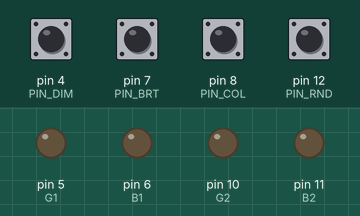
Simulated run of this sketch. Board: Arduino Uno, built with avr-gcc and run on an emulated ATmega328P. Parts: output pins drawn as LEDs (lit = HIGH). The inputs (shaded band) are chosen by the test bench; at power-on: pin 4 (PIN_DIM), pin 7 (PIN_BRT), pin 8 (PIN_COL), pin 12 (PIN_RND) HIGH. Random numbers use the default seed unless the sketch sets one; pins used as bus, display or sensor lines are not drawn.

Above: at 1.3 s.
1.4 s: pin 7 (PIN_BRT) pulled LOW for 0.15 s
At 3.3 s:
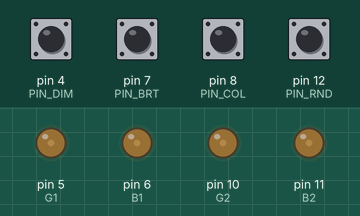
4.4 s: pin 12 (PIN_RND) pulled LOW for 0.15 s
At 6.62 s:
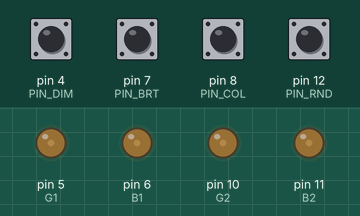
7.5 s: pin 7 (PIN_BRT) pulled LOW for 1 s
At 9.46 s:
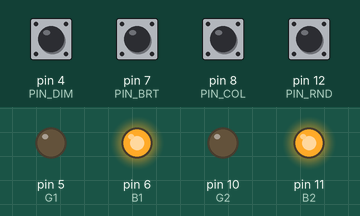
10.8 s: pin 4 (PIN_DIM) pulled LOW for 0.15 s
13.8 s: pin 4 (PIN_DIM) pulled LOW for 1 s
16.3 s: pin 7 (PIN_BRT) pulsed LOW 5 times (0.12 s each, 0.3 s apart)
At 23.0 s:
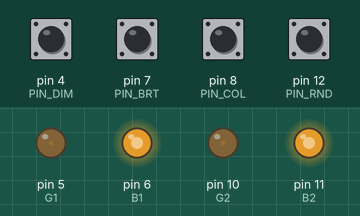
Timing chart, 0 to 28.1 s (numbered marks = the images above; inputs shaded):
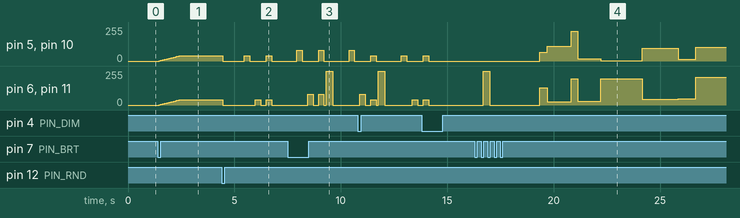

Measured:
- after the input at 1.4 s, pin 5 (G1), pin 6 (B1), pin 10 (G2), pin 11 (B2): moves from 0/255 to 40/255 over 0.97 s, starting after 0.08 s
- after the input at 4.4 s, pin 5 (G1), pin 10 (G2): goes 0/255 1.0 s, 40/255 0.26 s, 0/255 0.77 s, 40/255 0.26 s, then 0/255, starting after 0.05 s; pin 6 (B1), pin 11 (B2): goes 0/255 1.5 s, 40/255 0.26 s, 0/255 0.26 s, 40/255 0.26 s, then 0/255, starting after 0.05 s
- after the input at 16.3 s, pin 5 (G1), pin 10 (G2): 0/255 → 67/255 after 3.0 s, → 112/255 0.36 s later, → 222/255 1.1 s later, → 17/255 0.31 s later, … (8 changes in this stretch); pin 6 (B1), pin 11 (B2): 0/255 → 255/255 after 0.38 s, → 0/255 0.31 s later, → 130/255 2.4 s later, → 24/255 0.36 s later, … (10 changes in this stretch)

The sketch:

HXG_12_Firmware_v1.ino
```cpp
// (licence header left out)
#include <Bounce2.h>

// pin definitions
#define R1 3
#define G1 5
#define B1 6
#define R2 9
#define G2 10
#define B2 11
#define PIN_BRT 7
#define PIN_DIM 4
#define PIN_COL 8
#define PIN_RND 12

// colour definitions
#define WHITE 0
#define RED 1
#define GREEN 2
#define BLUE 3

// control timings
#define LERP_PERIOD 1000.0
#define TIME_PERIOD 50

// Random data format Indexes
#define LOW_BRIGHT_STEPS 9
#define DURATION 0

// set up four button debouncers
Bounce brighter = Bounce();
Bounce dimmer = Bounce();
Bounce colour = Bounce();
Bounce randomise = Bounce();

// flag to make sure buttons are released before they are pressed again
bool bright_released = true;
bool dimmer_released = true;
bool colour_released = true;
bool randomise_released = true;

// store the brightness
int last_brightness = 150;
int brightness = 0;
int brightness_delta = 40;

// store the current colour
char display_colour = WHITE;

// set up flags and counters for controlling the normal show
bool random_mode = false;
bool brightness_changed = false;
bool lerping = false;
long lerp_start_time = 0;
long last_millis = 0;

// set up variables for controlling the random show
const int brightness_threshold = 150;
char random_index = -1;
bool low_bright = brightness <= brightness_threshold;
int last_r;
int last_g;
int last_b;
int prev_r;
int prev_g;
int prev_b;
int target_r;
int target_g;
int target_b;
int target_duration;

void setup() {
    // set pin modes
    pinMode(R1, OUTPUT);
    pinMode(G1, OUTPUT);
    pinMode(B1, OUTPUT);
    pinMode(R2, OUTPUT);
    pinMode(G2, OUTPUT);
    pinMode(B2, OUTPUT);
    pinMode(PIN_BRT, INPUT);
    pinMode(PIN_DIM, INPUT);
    pinMode(PIN_COL, INPUT);
    pinMode(PIN_RND, INPUT);

    // activate internal pull up resistors
    digitalWrite(PIN_BRT, HIGH);
    digitalWrite(PIN_DIM, HIGH);
    digitalWrite(PIN_COL, HIGH);
    digitalWrite(PIN_RND, HIGH);

    // set up the debouncers
    brighter.attach(PIN_BRT);
    brighter.interval(5);
    dimmer.attach(PIN_DIM);
    dimmer.interval(5);
    colour.attach(PIN_COL);
    colour.interval(5);
    randomise.attach(PIN_RND);
    randomise.interval(5);

    // initialise the random number generator
    randomSeed(analogRead(0));

    // wait a bit, then store the current time
    delay(100);
    last_millis = millis();

    Serial.begin(57600);
}

void loop() {
    // update the button debounce state
    brighter.update();
    dimmer.update();
    colour.update();
    randomise.update();

    // check our brightness
    if (brighter.read() == LOW) {
        //Serial.print("BR ");
        if (!lerping && bright_released) {
            brightness_changed = true;
            bright_released = false;
            last_brightness = brightness;
            brightness = constrain(brightness + brightness_delta, 0, 255);
        }
    } else {
        //Serial.print("   ");
        bright_released = true;

        if (dimmer.read() == LOW) {
            //Serial.print("DM ");
            if (!lerping && dimmer_released) {
                brightness_changed = true;
                dimmer_released = false;
                last_brightness = brightness;
                brightness = constrain(brightness - brightness_delta, 0, 255);
            }
        } else {
            //Serial.print("   ");
            dimmer_released = true;
        }
    }

    // see if we are changing the colour
    if (colour.read() == LOW) {
        //Serial.print("CL ");
        if (colour_released) {
            colour_released = false;
            display_colour++;
            if (display_colour > BLUE) {
                display_colour = WHITE;
            }
        }
    } else {
        //Serial.print("   ");
        colour_released = true;
    }

    // check if we need to toggle RANDO mode
    if (randomise.read() == LOW) {
        //Serial.print("RD ");
        if (randomise_released) {
            randomise_released = false;
            random_mode = !random_mode;

            if (random_mode) {
                low_bright = brightness <= brightness_threshold;
            }
            lerp_start_time = 0;
        }
    } else {
        //Serial.print("   ");
        randomise_released = true;
    }

    // if we have passed our delay period, update the LEDs
    if (millis() - TIME_PERIOD > last_millis) {
        if (random_mode) {
            random_mode_step();
        } else {
            normal_mode_step(brightness, display_colour);
        }

        last_millis = millis();
    }

    /*Serial.print(brightness);
    Serial.print(" ");
    Serial.print(last_r);
    Serial.print(" ");
    Serial.print(last_g);
    Serial.print(" ");
    Serial.print(last_b);
    Serial.print(" ");
    Serial.print(random_index);
    Serial.println(" ");*/
}
```

AdditionalLightShows.ino
```cpp
// (licence header left out)
// LIGHT SHOWS ARE STORED IN THE FOLLOWING 2D ARRAY FORMAT:
//  [ Lerp Duration (ms), R, G, B ]

/*
 * A pulsing, low brightness display for encouraging sleep
 */


unsigned char low_brightness[LOW_BRIGHT_STEPS][4] = {
    { 1000,   0,   0,   0},
    { 3000,   1,   0,   0},
    { 3000,   0,   0,   0},
    { 3000,   0,   1,   0},
    { 3000,   0,   0,   0},
    { 3000,   0,   0,   1},
    { 3000,   0,   0,   0},
    { 3000,   1,   1,   1},
    { 3000,   0,   0,   0},
};
```

LED_Control.ino
```cpp
// (licence header left out)
/*
 * LERP interpolates lineraly between two values in time. For instance it can
 * increase brightness from 0 to 255 over 1 second.
 *
 * ARGS:
 *  - progress:  a float 0.0 to 1.0 indicating how far through the LERP we are
 *  - initial: the initial LERP value
 *  - final: the final LERP value
 */
int lerp(float progress, int initial, int final) {
    if (progress >= 1.0) {
        return final;
    }

    return initial + (int)(progress * (final - initial));
}

/*
 * Updates the current LED state based on the given brightness and colour.
 * If the brightness has been changed it lerps to a new brightness over 1 second
 */
void normal_mode_step(char brightness, char display_colour) {

    int new_brightness = brightness;

    // handle the brightness being changed
    if (brightness_changed) {
        brightness_changed = false;
        lerping = true;
        lerp_start_time = millis();
    }

    // lerp between the brightness levels if required
    if (lerping) {
        long elapsed = millis() - lerp_start_time;
        float progress = elapsed / LERP_PERIOD;
        new_brightness = lerp(progress, last_brightness, brightness);

        if (progress > 1.0) {
            lerping = false;
            lerp_start_time = 0;
        }
    }

    // calculate the individual coloured LED states
    last_r = last_g = last_b = 0;
    if (display_colour == WHITE || display_colour == RED) {
        last_r = new_brightness;
    }
    if (display_colour == WHITE || display_colour == GREEN) {
        last_g = new_brightness;
    }
    if (display_colour == WHITE || display_colour == BLUE) {
        last_b = new_brightness;
    }

    set_leds(last_r, last_g, last_b);
}

/*
 * Sets the lamp in random mode. If the brightness is under 150 then it is in "low intensity",
 * or "sleepy time" mode. In this case the lights will simply pulse colours slowly. If brightness
 * is over 150 then the patterns will be random colours for random time periods.
 *
 * The supplied boolean flag is set to true where the brightness has been changed
 */
void random_mode_step() {
    if (brightness_changed) {
        bool new_low_bright = brightness <= brightness_threshold;
        if (new_low_bright != low_bright) {
            random_index = -1;
            lerp_start_time = 0;
        }

        low_bright = new_low_bright;
        brightness_changed = false;
    }

    // handle reaching/starting a new step
    if (lerp_start_time == 0) {

        // get our last target values
        prev_r = last_r;
        prev_g = last_g;
        prev_b = last_b;

        if (low_bright) {
            //Serial.print("LOW: ");
            if (random_index >= LOW_BRIGHT_STEPS) {
                random_index = 0;
            } else {
                random_index++;
            }

            prev_r = target_r;
            prev_g = target_g;
            prev_b = target_b;

            target_duration = low_brightness[random_index][0];
            target_r = low_brightness[random_index][RED] * brightness;
            target_g = low_brightness[random_index][GREEN] * brightness;
            target_b = low_brightness[random_index][BLUE] * brightness;
        } else {
            //Serial.print("HIGH: ");
            target_r = random(0, 256);
            target_g = random(0, 256);
            target_b = random(0, 256);
            target_duration = random(1, 300) * 10;
        }

        /*
        Serial.print(">>> ");
        Serial.print(target_r);
        Serial.print(" ");
        Serial.print(target_g);
        Serial.print(" ");
        Serial.print(target_b);
        Serial.print(" ");
        Serial.println(target_duration);
        */

        lerp_start_time = millis();
    }

    // determine our new rgb values
    long elapsed = millis() - lerp_start_time;
    float progress = elapsed / target_duration;
    last_r = lerp(progress, prev_r, target_r);
    last_g = lerp(progress, prev_g, target_g);
    last_b = lerp(progress, prev_b, target_b);

    // work out if we are ready for the next step
    if (progress >= 1.0) {
        lerp_start_time = 0;
    }

    // update the LED state
    set_leds(last_r, last_g, last_b);
}

/*
 * Sets the LED brightness based on the passed RGB values
 */
void set_leds(int r, int g, int b) {
    // constrain the LED values just in case
    r = constrain(r, 0, 255);
    g = constrain(g, 0, 255);
    b = constrain(b, 0, 255);

    // write the LED states
    analogWrite(R1, r);
    analogWrite(R2, r);
    analogWrite(G1, g);
    analogWrite(G2, g);
    analogWrite(B1, b);
    analogWrite(B2, b);
}
```
